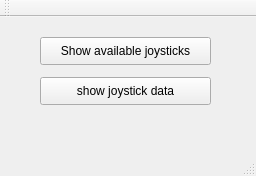
<?xml version="1.0" encoding="UTF-8"?>
<ui version="4.0">
 <class>MainWindow</class>
 <widget class="QMainWindow" name="MainWindow">
  <property name="geometry">
   <rect>
    <x>0</x>
    <y>0</y>
    <width>256</width>
    <height>176</height>
   </rect>
  </property>
  <property name="windowTitle">
   <string>MainWindow</string>
  </property>
  <widget class="QWidget" name="centralWidget">
   <widget class="QPushButton" name="pushButton">
    <property name="geometry">
     <rect>
      <x>40</x>
      <y>20</y>
      <width>171</width>
      <height>28</height>
     </rect>
    </property>
    <property name="text">
     <string>Show available joysticks</string>
    </property>
   </widget>
   <widget class="QPushButton" name="pushButton_2">
    <property name="geometry">
     <rect>
      <x>40</x>
      <y>60</y>
      <width>171</width>
      <height>28</height>
     </rect>
    </property>
    <property name="text">
     <string>show joystick data</string>
    </property>
   </widget>
  </widget>
  <widget class="QMenuBar" name="menuBar">
   <property name="geometry">
    <rect>
     <x>0</x>
     <y>0</y>
     <width>256</width>
     <height>26</height>
    </rect>
   </property>
  </widget>
  <widget class="QToolBar" name="mainToolBar">
   <attribute name="toolBarArea">
    <enum>TopToolBarArea</enum>
   </attribute>
   <attribute name="toolBarBreak">
    <bool>false</bool>
   </attribute>
  </widget>
  <widget class="QStatusBar" name="statusBar"/>
 </widget>
 <layoutdefault spacing="6" margin="11"/>
 <resources/>
 <connections/>
</ui>
